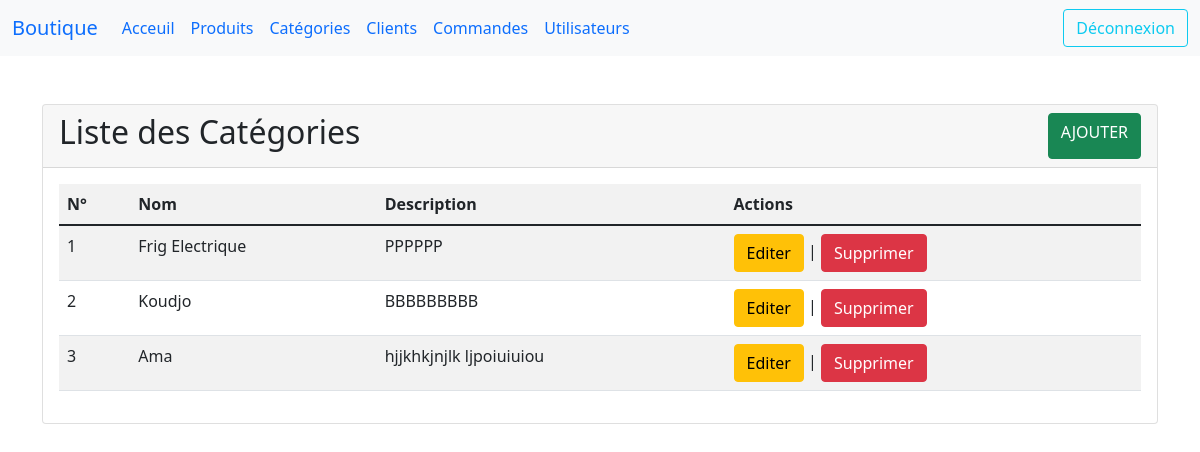
The page /category-list.php on the database its author committed.
### tables this page shows
CREATE TABLE IF NOT EXISTS `categorie` (
  `ID` int NOT NULL AUTO_INCREMENT,
  `nom` varchar(255) NOT NULL,
  `description` text,
  PRIMARY KEY (`ID`)
);

### category-list.php (the view, shortened to what this page needs)
<?php
$dbHost = "localhost";
$dbUser = "root";
$dbPassword = "";
$dbName = "e-com-exam";
$db = new mysqli($dbHost, $dbUser, $dbPassword, $dbName);
$query = "SELECT ID, nom, description FROM categorie";
$result = $db->query($query);
?>
<!DOCTYPE html>
<html lang="en">
<head>
    <link rel="stylesheet" href="bootstrap/css/bootstrap.min.css">
</head>
<body>
<?php include "navbar.php";?>
<div class="container mt-5">
    <div class="card">
        <div class="card-header d-flex align-content-center justify-content-between">
            <h2>Liste des Catégories</h2>
            <a class="btn btn-success" href="category-registration.php">AJOUTER</a>
        </div>
        <div class="card-body">
            <table class="table table-striped table-hover">
                <tr>
                    <th scope="col">N°</th>
                    <th scope="col">Nom</th>
                    <th scope="col">Description</th>
                    <th scope="col">Actions</th>
                </tr>
                <tbody>
                <?php
                if ($result->num_rows > 0) {
                    $i = 1;
                    while ($row = $result->fetch_assoc()) {
                        echo '<tr>';
                        echo '<td>' . $i . '</td>';
                        echo '<td>' . $row['nom'] . '</td>';
                        echo '<td>' . $row['description'] . '</td>';
                        echo '<td>
    <a href="categorie-edit.php?id=' . $row['ID'] . '" class="btn btn-warning">Editer</a> |
    <a href="categorie-delete.php?id=' . $row['ID'] . '" class="btn btn-danger" onclick="return confirm(\'Êtes-vous sûr de vouloir supprimer cette catégorie ?\')">Supprimer</a>
</td>';
                        echo '</tr>';
                        $i++;
                    }
                } else {
                    echo '<tr><td colspan="4">Aucune catégorie enregistrée</td></tr>';
                }
                ?>
                </tbody>
            </table>
        </div>
    </div>
</div>
</body>
</html>

### rows shown on the page
categorie: nom "Frig Electrique", description "PPPPPP"
categorie: nom "Koudjo", description "BBBBBBBBB"
categorie: nom "Ama", description "hjjkhkjnjlk ljpoiuiuiou"
